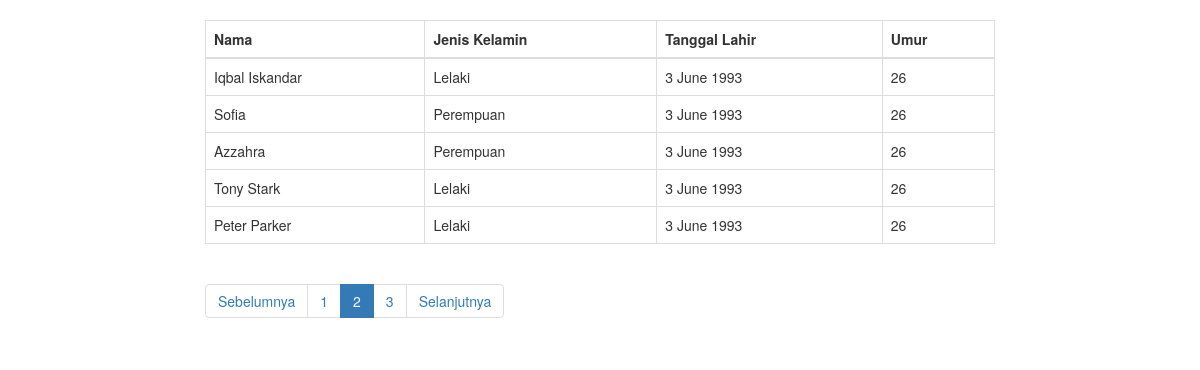
Screenshot of /index.php/5 with the database file from the repository.
### tables this page shows
CREATE TABLE `pengguna` (
  `id` int(11) NOT NULL,
  `nama` varchar(50) NOT NULL,
  `umur` int(3) NOT NULL,
  `tanggal_lahir` datetime DEFAULT NULL,
  `jenis_kelamin` varchar(10) DEFAULT NULL
);

### index.php (called while the page is built, shortened)
<?php
require_once BASEPATH.'core/CodeIgniter.php';

### application/models/Pagination_model.php (called while the page is built)
<?php defined('BASEPATH') OR exit ('No direct script access allowed');
class Pagination_model extends CI_Model {
     public function getAll()
     {
          $this->db->select('*');
          $this->db->from('pengguna');
          $this->db->order_by('id', 'ASC');
          return $this->db->get();
     }
     public function getDataPagination($limit, $offset)
{
     $this->db->select('*');
     $this->db->from('pengguna');
     $this->db->order_by('id', 'ASC');
     $this->db->limit($limit, $offset);
     return $this->db->get();
}
}

### application/views/pagination.php (the view, shortened to what this page needs)
<!DOCTYPE html>
<html>
<head>
     <link rel="stylesheet" href="https://stackpath.bootstrapcdn.com/bootstrap/3.4.1/css/bootstrap.min.css">
</head>
<body>
     <div class="row">
          <div class="col-md-offset-2 col-md-8">
               <table class="table table-bordered" border="1" cellspacing="0" cellpadding="5">
                    <thead>
                         <tr>
                              <th>Nama</th>
                              <th>Jenis Kelamin</th>
                              <th>Tanggal Lahir</th>
                              <th>Umur</th>
                         </tr>
                    </thead>
                    <tbody>
                         <?php foreach($semua_pengguna as $pengguna): ?>
                              <tr>
                                   <td><?php echo $pengguna->nama; ?></td>
                                   <td><?php echo $pengguna->jenis_kelamin; ?></td>
                                   <td><?php echo date('j F Y', strtotime($pengguna->tanggal_lahir)); ?></td>
                                   <td><?php echo $pengguna->umur; ?></td>
                              </tr>
                         <?php endforeach; ?>
                    </tbody>
               </table>
               <nav aria-label="Page navigation">
                    <?php echo $this->pagination->create_links(); ?>
               </nav>
          </div>
     </div>
</body>
</html>

### application/views/pagination.php (style rules this page uses)
body { margin-top: 20px; }

### rows the page displays
pengguna: nama "Iqbal Iskandar", jenis_kelamin "Lelaki", tanggal_lahir "3 June 1993", umur "26"
pengguna: nama "Sofia", jenis_kelamin "Perempuan", tanggal_lahir "3 June 1993", umur "26"
pengguna: nama "Azzahra", jenis_kelamin "Perempuan", tanggal_lahir "3 June 1993", umur "26"
pengguna: nama "Tony Stark", jenis_kelamin "Lelaki", tanggal_lahir "3 June 1993", umur "26"
pengguna: nama "Peter Parker", jenis_kelamin "Lelaki", tanggal_lahir "3 June 1993", umur "26"

### other values shown
$this->pagination->create_links() "Sebelumnya 1 2 3 Selanjutnya"
